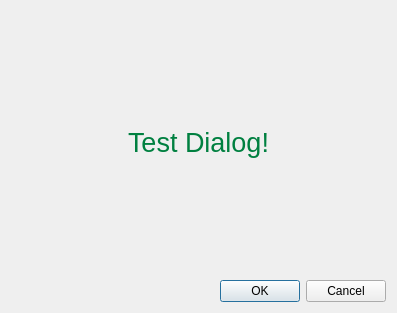
<?xml version="1.0" encoding="UTF-8"?>
<ui version="4.0">
 <class>TestDialog</class>
 <widget class="QDialog" name="TestDialog">
  <property name="geometry">
   <rect>
    <x>0</x>
    <y>0</y>
    <width>397</width>
    <height>313</height>
   </rect>
  </property>
  <property name="windowTitle">
   <string>Dialog</string>
  </property>
  <layout class="QVBoxLayout" name="verticalLayout">
   <item>
    <spacer name="verticalSpacer_2">
     <property name="orientation">
      <enum>Qt::Vertical</enum>
     </property>
     <property name="sizeHint" stdset="0">
      <size>
       <width>20</width>
       <height>40</height>
      </size>
     </property>
    </spacer>
   </item>
   <item>
    <widget class="QLabel" name="label">
     <property name="font">
      <font>
       <weight>50</weight>
       <bold>false</bold>
      </font>
     </property>
     <property name="text">
      <string>&lt;!DOCTYPE HTML PUBLIC &quot;-//W3C//DTD HTML 4.0//EN&quot; &quot;http://www.w3.org/TR/REC-html40/strict.dtd&quot;&gt;
&lt;html&gt;&lt;head&gt;&lt;meta name=&quot;qrichtext&quot; content=&quot;1&quot; /&gt;&lt;style type=&quot;text/css&quot;&gt;
p, li { white-space: pre-wrap; }
&lt;/style&gt;&lt;/head&gt;&lt;body style=&quot; font-family:'Lucida Grande'; font-size:13pt; font-weight:400; font-style:normal;&quot;&gt;
&lt;p style=&quot; margin-top:0px; margin-bottom:0px; margin-left:0px; margin-right:0px; -qt-block-indent:0; text-indent:0px;&quot;&gt;&lt;span style=&quot; font-size:20pt; color:#008040;&quot;&gt;Test Dialog!&lt;/span&gt;&lt;/p&gt;&lt;/body&gt;&lt;/html&gt;</string>
     </property>
     <property name="alignment">
      <set>Qt::AlignCenter</set>
     </property>
    </widget>
   </item>
   <item>
    <spacer name="verticalSpacer">
     <property name="orientation">
      <enum>Qt::Vertical</enum>
     </property>
     <property name="sizeHint" stdset="0">
      <size>
       <width>20</width>
       <height>40</height>
      </size>
     </property>
    </spacer>
   </item>
   <item>
    <widget class="QDialogButtonBox" name="buttonBox">
     <property name="orientation">
      <enum>Qt::Horizontal</enum>
     </property>
     <property name="standardButtons">
      <set>QDialogButtonBox::Cancel|QDialogButtonBox::Ok</set>
     </property>
    </widget>
   </item>
  </layout>
 </widget>
 <resources/>
 <connections>
  <connection>
   <sender>buttonBox</sender>
   <signal>accepted()</signal>
   <receiver>TestDialog</receiver>
   <slot>accept()</slot>
   <hints>
    <hint type="sourcelabel">
     <x>248</x>
     <y>254</y>
    </hint>
    <hint type="destinationlabel">
     <x>157</x>
     <y>274</y>
    </hint>
   </hints>
  </connection>
  <connection>
   <sender>buttonBox</sender>
   <signal>rejected()</signal>
   <receiver>TestDialog</receiver>
   <slot>reject()</slot>
   <hints>
    <hint type="sourcelabel">
     <x>316</x>
     <y>260</y>
    </hint>
    <hint type="destinationlabel">
     <x>286</x>
     <y>274</y>
    </hint>
   </hints>
  </connection>
 </connections>
</ui>
